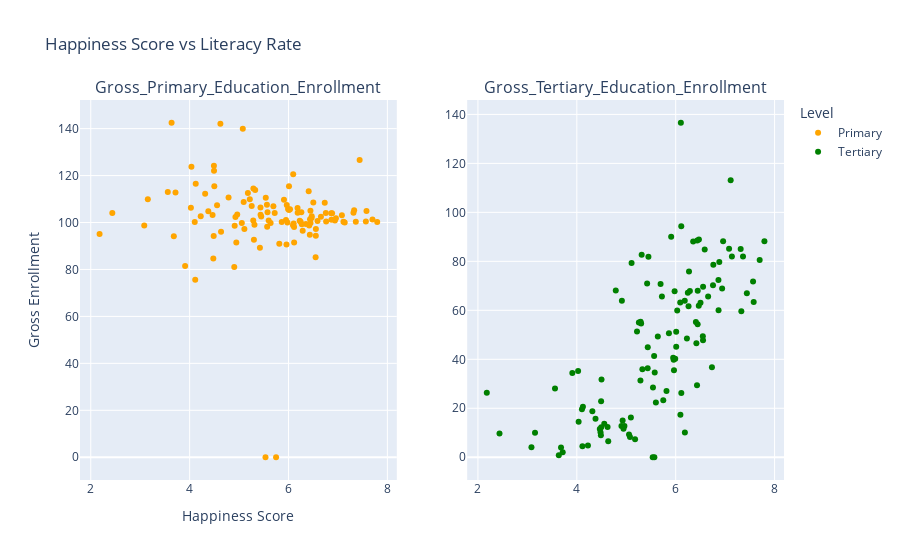

Notebook cell for this chart:
### Markdown cell above
Graph showing correlation between Happiness score (life ladder) and gross primary vs gross tertiary education using Plotly's Python graphing library. (plotly, 2024) This shows that there is a correlation between third level education and perceived happiness, more significantly affected than primary school enrollment.

### Code cell
happiness_score = merged_table['Life Ladder']
gross_primary = merged_table['Gross_Primary_Education_Enrollment']
gross_sec = merged_table['Gross_Tertiary_Education_Enrollment']
countries = merged_table['Country name']

fig = make_subplots(rows=1, cols=2, subplot_titles=('Gross_Primary_Education_Enrollment', 'Gross_Tertiary_Education_Enrollment'))

fig.add_trace(go.Scatter(x=happiness_score, y=gross_primary, mode='markers',
                         marker=dict(color='orange'),
                         text=countries,
                         name='Primary'), row=1, col=1)

fig.add_trace(go.Scatter(x=happiness_score, y=gross_sec, mode='markers',
                         marker=dict(color='green'),
                         text=countries,
                         name='Tertiary'), row=1, col=2)

fig.update_layout(title='Happiness Score vs Literacy Rate',
                  xaxis_title='Happiness Score',
                  yaxis_title='Gross Enrollment',
                  legend_title='Level')

fig.show()

### Figure 1 — Plotly figure (JSON) as saved in the notebook; plotly's stock layout.template omitted (floating-point values rounded to 4 significant figures)
{"data": [{"marker": {"color": "orange"}, "mode": "markers", "name": "Primary", "text": ["Afghanistan", "Albania", "Algeria", "Argentina", "Armenia", "Australia", "Austria", "Bangladesh", "Belgium", "Benin", "Bolivia", "Bosnia and Herzegovina", "Brazil", "Bulgaria", "Burkina Faso", "Cambodia", "Cameroon", "Canada", "Chile", "China", "Colombia", "Costa Rica", "Croatia", "Cyprus", "Denmark", "Dominican Republic", "Ecuador", "Egypt", "El Salvador", "Estonia", "Finland", "France", "Gabon", "Georgia", "Germany", "Ghana", "Greece", "Guinea", "Honduras", "Hungary", "Iceland", "India", "Indonesia", "Iran", "Iraq", "Israel", "Italy", "Ivory Coast", "Jamaica", "Japan", "Jordan", "Kazakhstan", "Kenya", "Kyrgyzstan", "Laos", "Latvia", "Lebanon", "Lithuania", "Malawi", "Malaysia", "Mali", "Malta", "Mauritius", "Mexico", "Moldova", "Mongolia", "Morocco", "Mozambique", "Myanmar", "Namibia", "Nepal", "Netherlands", "New Zealand", "Nicaragua", "Nigeria", "North Macedonia", "Norway", "Pakistan", "Panama", "Paraguay", "Peru", "Philippines", "Poland", "Portugal", "Romania", "Russia", "Saudi Arabia", "Senegal", "Serbia", "Sierra Leone", "Singapore", "Slovakia", "Slovenia", "South Africa", "South Korea", "Spain", "Sri Lanka", "Sweden", "Switzerland", "Tajikistan", "Tanzania", "Thailand", "Togo", "Tunisia", "Uganda", "Ukraine", "United Arab Emirates", "United Kingdom", "United States", "Uruguay", "Uzbekistan", "Venezuela", "Vietnam", "Zambia", "Zimbabwe"], "type": "scatter", "x": [2.436, 5.255, 5.217, 5.908, 5.301, 7.112, 7.08, 4.123, 6.882, 4.493, 5.569, 5.749, 6.01, 5.422, 4.636, 4.555, 4.963, 6.939, 6.436, 5.863, 5.29, 6.408, 6.287, 6.269, 7.699, 6.031, 5.435, 4.026, 6.431, 6.554, 7.794, 6.656, 5.075, 4.911, 6.755, 4.378, 6.104, 4.945, 6.114, 6.227, 7.565, 3.558, 5.433, 4.788, 5.094, 7.578, 6.467, 5.056, 5.814, 6.091, 3.909, 6.26, 4.465, 5.564, 4.927, 6.353, 2.179, 6.865, 3.635, 6.01, 4.113, 6.444, 5.949, 5.991, 5.959, 5.721, 5.326, 5.178, 4.314, 4.491, 4.622, 7.314, 7.137, 6.095, 4.479, 5.535, 7.362, 4.487, 6.553, 5.576, 5.694, 5.965, 5.978, 6.183, 6.549, 5.448, 6.445, 4.903, 6.245, 3.714, 6.587, 6.419, 6.761, 5.599, 6.113, 6.47, 4.103, 7.439, 7.328, 5.287, 3.681, 5.638, 4.037, 4.499, 4.225, 5.311, 6.733, 6.867, 6.959, 6.502, 6.185, 5.108, 5.54, 3.082, 3.155], "xaxis": "x", "y": [104, 107, 109.9, 109.7, 92.7, 100.3, 103.1, 116.5, 103.9, 122, 98.2, 0, 115.4, 89.3, 96.1, 107.4, 103.4, 100.9, 101.4, 100.2, 114.5, 113.3, 96.5, 99.3, 101.3, 105.7, 103.3, 106.3, 94.8, 97.2, 100.2, 102.5, 139.9, 98.6, 104, 104.8, 99.6, 91.5, 91.5, 100.8, 100.4, 113, 106.4, 110.7, 108.7, 104.9, 101.9, 99.8, 91, 98.8, 81.5, 104.4, 103.2, 107.6, 102.4, 99.4, 95.1, 103.9, 142.5, 105.3, 75.6, 105, 101.1, 105.8, 90.6, 104, 113.9, 112.6, 112.3, 124.2, 142.1, 104.2, 100, 120.6, 84.7, 0, 100.3, 94.3, 94.4, 104.4, 106.9, 107.5, 100, 106.2, 85.2, 102.6, 99.8, 81, 100.3, 112.8, 100.6, 98.7, 100.4, 100.9, 98.1, 102.7, 100.2, 126.6, 105.2, 100.9, 94.2, 99.8, 123.8, 115.4, 102.7, 99, 108.4, 101.2, 101.8, 108.5, 104.2, 97.2, 110.6, 98.7, 109.9], "yaxis": "y"}, {"marker": {"color": "green"}, "mode": "markers", "name": "Tertiary", "text": ["Afghanistan", "Albania", "Algeria", "Argentina", "Armenia", "Australia", "Austria", "Bangladesh", "Belgium", "Benin", "Bolivia", "Bosnia and Herzegovina", "Brazil", "Bulgaria", "Burkina Faso", "Cambodia", "Cameroon", "Canada", "Chile", "China", "Colombia", "Costa Rica", "Croatia", "Cyprus", "Denmark", "Dominican Republic", "Ecuador", "Egypt", "El Salvador", "Estonia", "Finland", "France", "Gabon", "Georgia", "Germany", "Ghana", "Greece", "Guinea", "Honduras", "Hungary", "Iceland", "India", "Indonesia", "Iran", "Iraq", "Israel", "Italy", "Ivory Coast", "Jamaica", "Japan", "Jordan", "Kazakhstan", "Kenya", "Kyrgyzstan", "Laos", "Latvia", "Lebanon", "Lithuania", "Malawi", "Malaysia", "Mali", "Malta", "Mauritius", "Mexico", "Moldova", "Mongolia", "Morocco", "Mozambique", "Myanmar", "Namibia", "Nepal", "Netherlands", "New Zealand", "Nicaragua", "Nigeria", "North Macedonia", "Norway", "Pakistan", "Panama", "Paraguay", "Peru", "Philippines", "Poland", "Portugal", "Romania", "Russia", "Saudi Arabia", "Senegal", "Serbia", "Sierra Leone", "Singapore", "Slovakia", "Slovenia", "South Africa", "South Korea", "Spain", "Sri Lanka", "Sweden", "Switzerland", "Tajikistan", "Tanzania", "Thailand", "Togo", "Tunisia", "Uganda", "Ukraine", "United Arab Emirates", "United Kingdom", "United States", "Uruguay", "Uzbekistan", "Venezuela", "Vietnam", "Zambia", "Zimbabwe"], "type": "scatter", "x": [2.436, 5.255, 5.217, 5.908, 5.301, 7.112, 7.08, 4.123, 6.882, 4.493, 5.569, 5.749, 6.01, 5.422, 4.636, 4.555, 4.963, 6.939, 6.436, 5.863, 5.29, 6.408, 6.287, 6.269, 7.699, 6.031, 5.435, 4.026, 6.431, 6.554, 7.794, 6.656, 5.075, 4.911, 6.755, 4.378, 6.104, 4.945, 6.114, 6.227, 7.565, 3.558, 5.433, 4.788, 5.094, 7.578, 6.467, 5.056, 5.814, 6.091, 3.909, 6.26, 4.465, 5.564, 4.927, 6.353, 2.179, 6.865, 3.635, 6.01, 4.113, 6.444, 5.949, 5.991, 5.959, 5.721, 5.326, 5.178, 4.314, 4.491, 4.622, 7.314, 7.137, 6.095, 4.479, 5.535, 7.362, 4.487, 6.553, 5.576, 5.694, 5.965, 5.978, 6.183, 6.549, 5.448, 6.445, 4.903, 6.245, 3.714, 6.587, 6.419, 6.761, 5.599, 6.113, 6.47, 4.103, 7.439, 7.328, 5.287, 3.681, 5.638, 4.037, 4.499, 4.225, 5.311, 6.733, 6.867, 6.959, 6.502, 6.185, 5.108, 5.54, 3.082, 3.155], "xaxis": "x2", "y": [9.7, 55, 51.4, 90, 54.6, 113.1, 85.1, 20.6, 79.7, 12.3, 0, 23.3, 51.3, 71, 6.5, 13.7, 12.8, 68.9, 88.5, 50.6, 55.3, 55.2, 67.9, 75.9, 80.6, 59.9, 44.9, 35.2, 29.4, 69.6, 88.2, 65.6, 8.3, 63.9, 70.2, 15.7, 136.6, 11.6, 26.2, 48.5, 71.8, 28.1, 36.3, 68.1, 16.2, 63.4, 61.9, 9.3, 27.1, 63.2, 34.4, 61.7, 11.5, 41.3, 15, 88.1, 26.3, 72.4, 0.8, 45.1, 4.5, 54.3, 40.6, 40.2, 39.8, 65.6, 35.9, 7.3, 18.8, 22.9, 12.4, 85, 82, 17.4, 10.2, 0, 82, 9, 47.8, 34.6, 70.7, 35.5, 67.8, 63.9, 49.4, 81.9, 68, 12.8, 67.2, 2, 84.8, 46.6, 78.6, 22.4, 94.3, 88.9, 19.6, 67, 59.6, 31.3, 4, 49.3, 14.5, 31.7, 4.8, 82.7, 36.8, 60, 88.2, 63.1, 10.1, 79.3, 28.5, 4.1, 10], "yaxis": "y2"}], "layout": {"annotations": [{"font": {"size": 16}, "showarrow": false, "text": "Gross_Primary_Education_Enrollment", "x": 0.225, "xanchor": "center", "xref": "paper", "y": 1, "yanchor": "bottom", "yref": "paper"}, {"font": {"size": 16}, "showarrow": false, "text": "Gross_Tertiary_Education_Enrollment", "x": 0.775, "xanchor": "center", "xref": "paper", "y": 1, "yanchor": "bottom", "yref": "paper"}], "legend": {"title": {"text": "Level"}}, "title": {"text": "Happiness Score vs Literacy Rate"}, "xaxis": {"anchor": "y", "domain": [0, 0.45], "title": {"text": "Happiness Score"}}, "xaxis2": {"anchor": "y2", "domain": [0.55, 1]}, "yaxis": {"anchor": "x", "domain": [0, 1], "title": {"text": "Gross Enrollment"}}, "yaxis2": {"anchor": "x2", "domain": [0, 1]}}}
